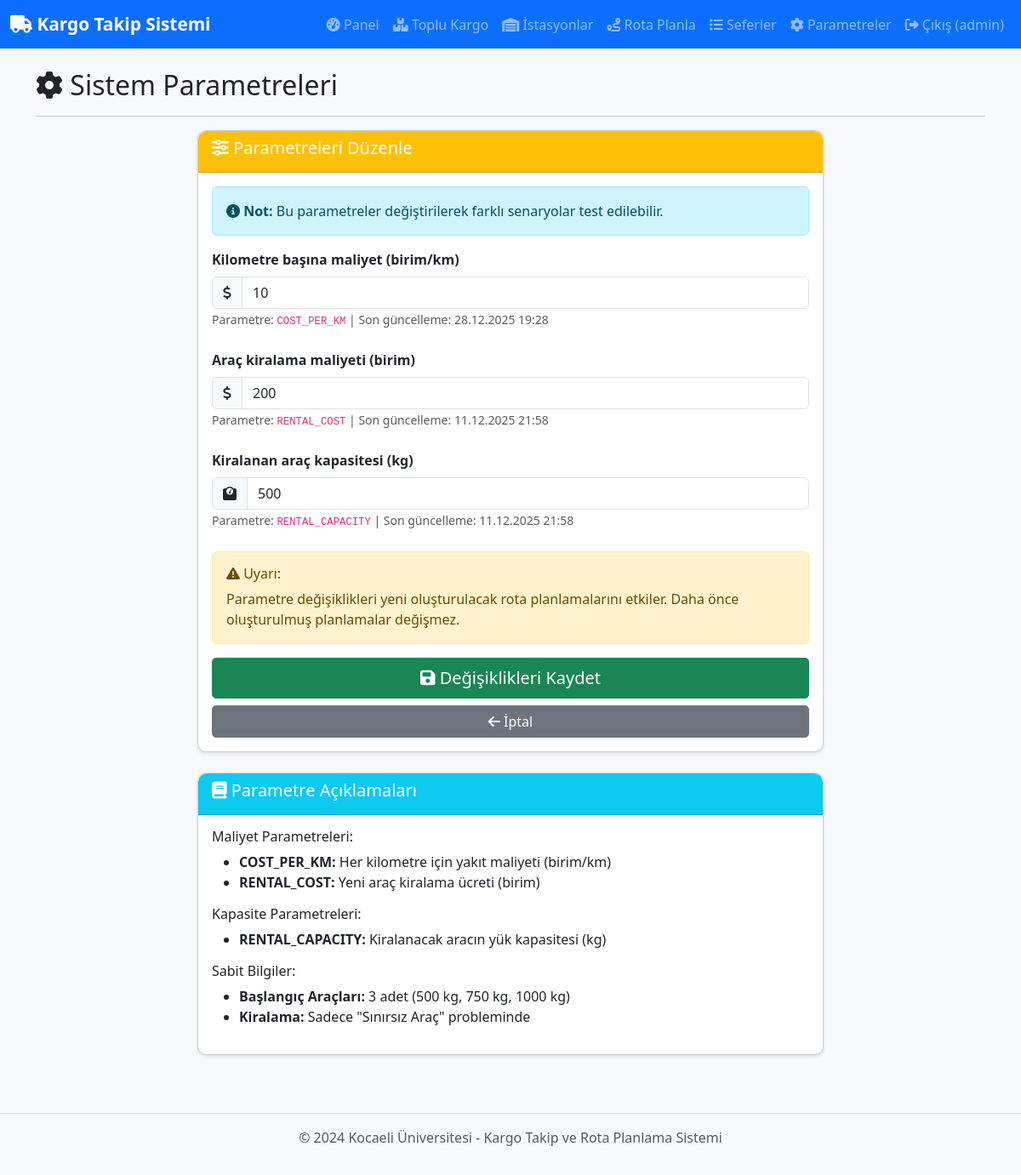
Screenshot of /admin/parameters (signed in) with the database file from the repository.
### models.py (models this page shows, shortened)
class User(UserMixin, db.Model):
    __tablename__ = 'users'
    id = db.Column(db.Integer, primary_key=True)
    username = db.Column(db.String(80), unique=True, nullable=False)
    password_hash = db.Column(db.String(200), nullable=False)
    is_admin = db.Column(db.Boolean, default=False)
    created_at = db.Column(db.DateTime, default=datetime.utcnow)
    cargos = db.relationship('Cargo', backref='user', lazy=True, cascade='all, delete-orphan')

class Parameter(db.Model):
    __tablename__ = 'parameters'
    id = db.Column(db.Integer, primary_key=True)
    key = db.Column(db.String(100), unique=True, nullable=False)
    value = db.Column(db.String(200), nullable=False)
    description = db.Column(db.String(500))
    updated_at = db.Column(db.DateTime, default=datetime.utcnow, onupdate=datetime.utcnow)

### app.py (the view, shortened to what this page needs)
@app.route('/admin/parameters', methods=['GET', 'POST'])
@login_required
def manage_parameters():
    if not current_user.is_admin:
        return redirect(url_for('user_dashboard'))
    parameters = Parameter.query.all()
    return render_template('admin/parameters.html', parameters=parameters)

### app.py (called while the page is built)
@login_manager.user_loader
def load_user(user_id):
    return User.query.get(int(user_id))

### templates/admin/parameters.html (shortened to what this page needs)
{% extends "base.html" %}
{% block content %}
<div class="row">
    <div class="col-12">
        <h2><i class="fas fa-cog"></i> Sistem Parametreleri</h2>
        <hr>
    </div>
</div>
<div class="row justify-content-center">
    <div class="col-md-8">
        <div class="card">
            <div class="card-header bg-warning text-white">
                <h5><i class="fas fa-sliders-h"></i> Parametreleri Düzenle</h5>
            </div>
            <div class="card-body">
                <div class="alert alert-info">
                    <i class="fas fa-info-circle"></i> <strong>Not:</strong> Bu parametreler değiştirilerek farklı senaryolar test edilebilir.
                </div>
                <form method="POST">
                    {% for param in parameters %}
                    <div class="mb-4">
                        <label for="param_{{ param.id }}" class="form-label">
                            <strong>{{ param.description }}</strong>
                        </label>
                        <div class="input-group">
                            <span class="input-group-text">
                                {% if 'maliyet' in param.description.lower() or 'cost' in param.key.lower() %}
                                    <i class="fas fa-dollar-sign"></i>
                                {% elif 'kapasite' in param.description.lower() or 'capacity' in param.key.lower() %}
                                    <i class="fas fa-weight"></i>
                                {% else %}
                                    <i class="fas fa-cog"></i>
                                {% endif %}
                            </span>
                            <input type="number" class="form-control" id="param_{{ param.id }}"
                                   name="param_{{ param.id }}" value="{{ param.value }}" step="0.01" required>
                        </div>
                        <small class="text-muted">
                            Parametre: <code>{{ param.key }}</code> |
                            Son güncelleme: {{ param.updated_at.strftime('%d.%m.%Y %H:%M') }}
                        </small>
                    </div>
                    {% endfor %}
                    <div class="alert alert-warning">
                        <h6><i class="fas fa-exclamation-triangle"></i> Uyarı:</h6>
                        <p class="mb-0">
                            Parametre değişiklikleri yeni oluşturulacak rota planlamalarını etkiler.
                            Daha önce oluşturulmuş planlamalar değişmez.
                        </p>
                    </div>
                    <div class="d-grid gap-2">
                        <button type="submit" class="btn btn-success btn-lg">
                            <i class="fas fa-save"></i> Değişiklikleri Kaydet
                        </button>
                        <a href="{{ url_for('admin_dashboard') }}" class="btn btn-secondary">
                            <i class="fas fa-arrow-left"></i> İptal
                        </a>
                    </div>
                </form>
            </div>
        </div>
        <div class="card mt-4">
            <div class="card-header bg-info text-white">
                <h5><i class="fas fa-book"></i> Parametre Açıklamaları</h5>
            </div>
            <div class="card-body">
                <h6>Maliyet Parametreleri:</h6>
                <ul>
                    <li><strong>COST_PER_KM:</strong> Her kilometre için yakıt maliyeti (birim/km)</li>
                    <li><strong>RENTAL_COST:</strong> Yeni araç kiralama ücreti (birim)</li>
                </ul>
                <h6>Kapasite Parametreleri:</h6>
                <ul>
                    <li><strong>RENTAL_CAPACITY:</strong> Kiralanacak aracın yük kapasitesi (kg)</li>
                </ul>
                <h6>Sabit Bilgiler:</h6>
                <ul>
                    <li><strong>Başlangıç Araçları:</strong> 3 adet (500 kg, 750 kg, 1000 kg)</li>
                    <li><strong>Kiralama:</strong> Sadece "Sınırsız Araç" probleminde</li>
                </ul>
            </div>
        </div>
    </div>
</div>
{% endblock %}

### templates/base.html (shortened to what this page needs)
<!DOCTYPE html>
<html lang="tr">
<head>
    <link href="https://cdn.jsdelivr.net/npm/bootstrap@5.3.0/dist/css/bootstrap.min.css" rel="stylesheet">
    <link rel="stylesheet" href="https://cdnjs.cloudflare.com/ajax/libs/font-awesome/6.4.0/css/all.min.css">
    <link rel="stylesheet" href="{{ url_for('static', filename='css/style.css') }}">
</head>
<body>
    <nav class="navbar navbar-expand-lg navbar-dark bg-primary">
        <div class="container-fluid">
            <a class="navbar-brand" href="{{ url_for('index') }}">
                <i class="fas fa-truck"></i> Kargo Takip Sistemi
            </a>
            <div class="collapse navbar-collapse" id="navbarNav">
                <ul class="navbar-nav ms-auto">
                    {% if current_user.is_authenticated %}
                        {% if current_user.is_admin %}
                            <li class="nav-item">
                                <a class="nav-link" href="{{ url_for('admin_dashboard') }}">
                                    <i class="fas fa-tachometer-alt"></i> Panel
                                </a>
                            </li>
                            <li class="nav-item">
                                <a class="nav-link" href="{{ url_for('bulk_cargo') }}">
                                    <i class="fas fa-boxes"></i> Toplu Kargo
                                </a>
                            </li>
                            <li class="nav-item">
                                <a class="nav-link" href="{{ url_for('manage_stations') }}">
                                    <i class="fas fa-warehouse"></i> İstasyonlar
                                </a>
                            </li>
                            <li class="nav-item">
                                <a class="nav-link" href="{{ url_for('plan_route') }}">
                                    <i class="fas fa-route"></i> Rota Planla
                                </a>
                            </li>
                            <li class="nav-item">
                                <a class="nav-link" href="{{ url_for('list_trips') }}">
                                    <i class="fas fa-list"></i> Seferler
                                </a>
                            </li>
                            <li class="nav-item">
                                <a class="nav-link" href="{{ url_for('manage_parameters') }}">
                                    <i class="fas fa-cog"></i> Parametreler
                                </a>
                            </li>
                        {% endif %}
                        <li class="nav-item">
                            <a class="nav-link" href="{{ url_for('logout') }}">
                                <i class="fas fa-sign-out-alt"></i> Çıkış ({{ current_user.username }})
                            </a>
                        </li>
                    {% else %}
                        <li class="nav-item">
                            <a class="nav-link" href="{{ url_for('login') }}">
                                <i class="fas fa-sign-in-alt"></i> Giriş
                            </a>
                        </li>
                    {% endif %}
                </ul>
            </div>
        </div>
    </nav>
    <div class="container mt-4">
        {% block content %}{% endblock %}
    </div>
    <footer class="bg-light text-center text-muted py-3 mt-5">
        <div class="container">
            <p>&copy; 2024 Kocaeli Üniversitesi - Kargo Takip ve Rota Planlama Sistemi</p>
        </div>
    </footer>
</body>
</html>

### static/css/style.css (style rules this page uses)
body { font-family: 'Segoe UI', Tahoma, Geneva, Verdana, sans-serif; background-color: #f8f9fa; }
.navbar-brand { font-weight: bold; font-size: 1.3rem; }
.card { border-radius: 10px; box-shadow: 0 2px 4px rgba(0,0,0,0.1); margin-bottom: 20px; }
.card-header { border-radius: 10px 10px 0 0 !important; font-weight: bold; }
.btn { border-radius: 5px; font-weight: 500; }
footer { margin-top: 50px; border-top: 1px solid #dee2e6; }
.alert { animation: fadeIn 0.5s; }

### rows the page displays
User: username "admin"
Parameter: description "Kilometre başına maliyet (birim/km)", value "10", key "COST_PER_KM", updated_at "28.12.2025 19:28"
Parameter: description "Araç kiralama maliyeti (birim)", value "200", key "RENTAL_COST", updated_at "11.12.2025 21:58"
Parameter: description "Kiralanan araç kapasitesi (kg)", value "500", key "RENTAL_CAPACITY", updated_at "11.12.2025 21:58"
